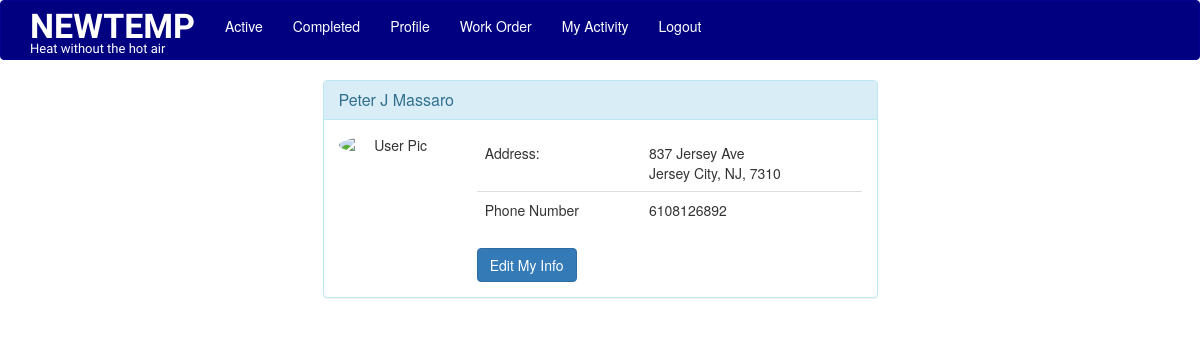
The app's page /profile (signed in) with its own data.
### app/models.py (models this page shows, shortened)
class User(UserMixin, db.Model):
	__tablename__ = 'user'
	id = db.Column(db.Integer, primary_key=True)
	name = db.Column(db.String(120))
	email = db.Column(db.String(120), index=True, unique=True)
	password_hash = db.Column(db.String(128))
	role = db.Column(db.Integer)
	confirmed = db.Column(db.Boolean, default=False)
	phone = db.Column(db.String(20), unique=True)
	street = db.Column(db.String(120), unique=False)
	city = db.Column(db.String(120), unique=False)
	state = db.Column(db.String(120), unique=False)
	zip_code = db.Column(db.String(120), unique=False)
	stripe_id = db.Column(db.String(120))
	quote_request = db.relationship('QuoteRequests',
		backref='data', lazy='dynamic')
	def has_access(self, level):
		return self.role is not None and \
			self.role == level
	@property
	def password(self):
		raise AttributeError('password is not a readable attribute')

### app/main/routes.py (the view, shortened to what this page needs)
@bp.route('/profile', methods=['GET', 'POST'])
@login_required
def profile():
	user = current_user
	form = UserInfoForm()
	if user.name is not None:
		return render_template('profile.html', user=user)
	else:
		return render_template('profileInfo.html', form=form)

### app/models.py (called while the page is built)
@login.user_loader
def load_user(id):
	return User.query.get(int(id))

### app/templates/profile.html (shortened to what this page needs)
{% extends "base.html" %}
{% import 'bootstrap/wtf.html' as wtf %}
{% block app_content %}
<div class="container">
      <div class="row">
        <div class="col-xs-12 col-sm-12 col-md-6 col-lg-6 col-xs-offset-0 col-sm-offset-0 col-md-offset-3 col-lg-offset-3 toppad" >
          <div class="panel panel-info">
            <div class="panel-heading">
              <h3 class="panel-title">{{ user.name }}</h3>
            </div>
            <div class="panel-body">
              <div class="row">
                <div class="col-md-3 col-lg-3 " align="center"> <img alt="User Pic" src="http://www.cmsbaganza.it/wp-content/uploads/2015/12/default_profile.png" class="img-circle img-responsive"> </div>
                <div class=" col-md-9 col-lg-9 ">
                  <table class="table table-user-information">
                    <tbody>
                      <tr>
                        <td>Address:</td>
                        {% if user.street == None  %}
                          <td><a href="#">Enter</a></td>
                        {% else %}
                          <td><span>{{ user.street }}</span>
                          <br>{{ user.city }}, {{ user.state }}, {{ user.zip_code }}</br></td>
                        {% endif %}
                      </tr>
                        <td>Phone Number</td>
                        <td>{{ user.phone }}</td>
                    </tbody>
                  </table>
                  <a href="{{ url_for('main.editProfile') }}" class="btn btn-primary">Edit My Info</a>
                </div>
              </div>
            </div>
      </div>
        </div>
      </div>
    </div>
  {% endblock %}

### app/static/style.css (style rules this page uses)
html, body { height: 100%; margin: 0px; padding: 0px; }
.table-user-information > tbody > tr { border-top: 1px solid rgb(221, 221, 221); }
.table-user-information > tbody > tr:first-child { border-top: 0; }
.table-user-information > tbody > tr > td { border-top: 0; }
.toppad { margin-top:20px; }
.img-responsive { max-width: 100%; width: auto; }

### records on screen
User: name "Peter J Massaro", street "837 Jersey Ave", city "Jersey City", state "NJ", zip_code "7310", phone "6108126892"
